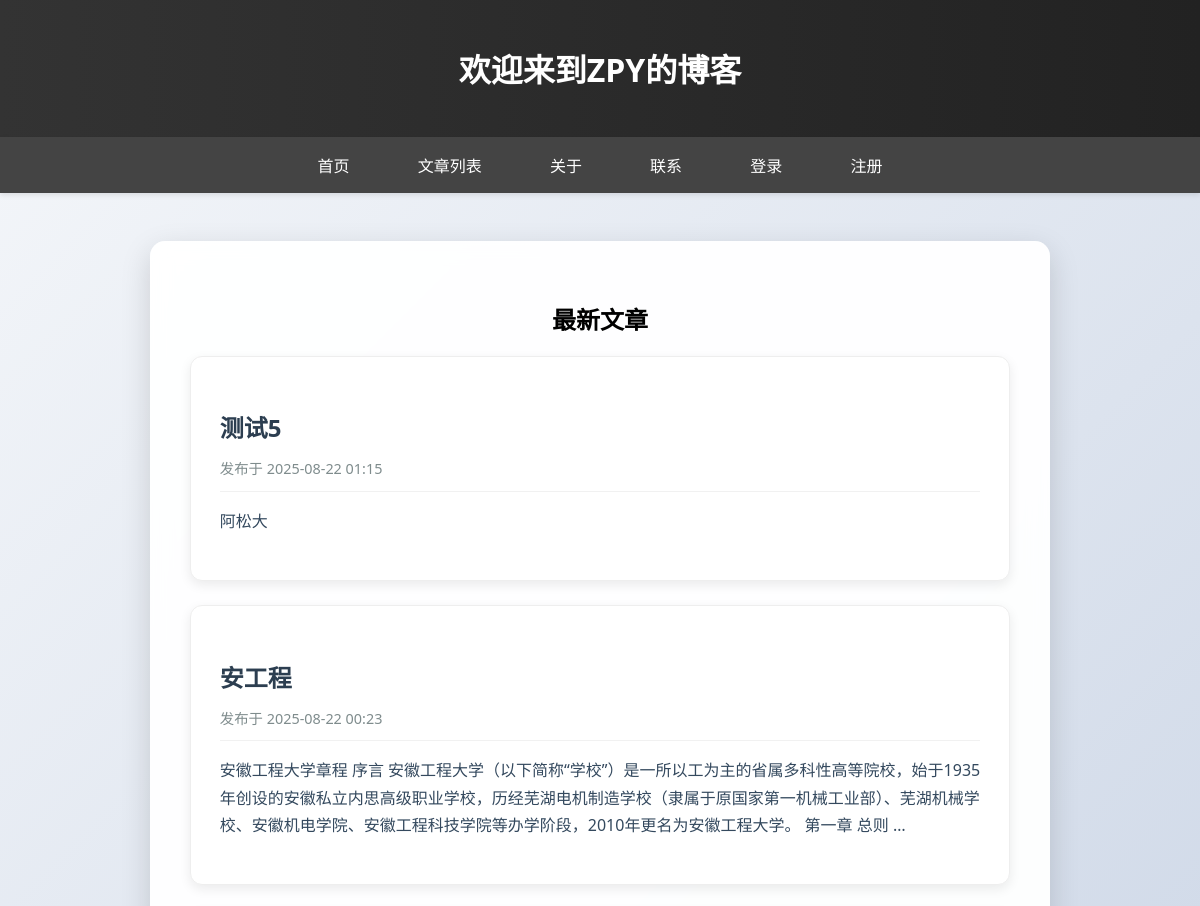
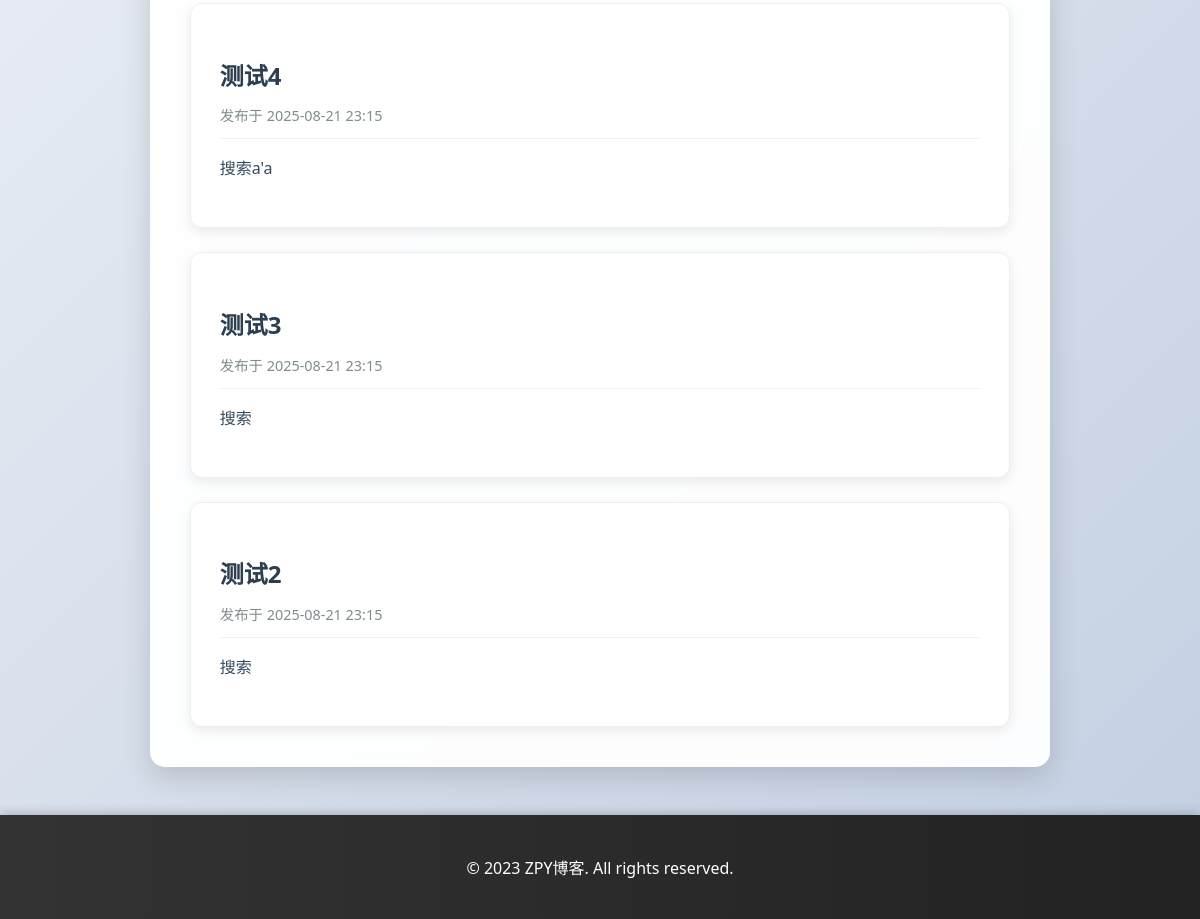
The page / on the database its author committed (2 pictures, top to bottom).
### blog/models.py (models this page shows, shortened)
class Post(models.Model):
    title = models.CharField(max_length=200)
    content = models.TextField()
    created_at = models.DateTimeField(auto_now_add=True)
    author = models.ForeignKey(User, on_delete=models.CASCADE, default=1)  # 添加author字段，默认值为1

### blog/views.py (the view)
# urls.py: path('', views.home, name='home'),
def home(request):
    latest_posts = Post.objects.order_by('-created_at')[:5]
    return render(request, 'blog/home.html', {'latest_posts': latest_posts})

### blog/templates/blog/home.html (shortened to what this page needs)
<!DOCTYPE html>
<html lang="zh">
<head>
</head>
<body>
    <header>
        <h1>欢迎来到ZPY的博客</h1>
    </header>
    <nav>
        <a href="/">首页</a>
        <a href="/posts/">文章列表</a>
        <a href="/about/">关于</a>
        <a href="/contact/">联系</a>
        {% if user.is_authenticated %}
            <a href="/profile/">个人主页</a>
            <a href="/create/">创建文章</a>
        {% else %}
            <a href="/login/">登录</a>
            <a href="/register/">注册</a>
        {% endif %}
    </nav>
    <div class="container">
        <div class="content">
            <h2 style="text-align: center;">最新文章</h2>
            {% if latest_posts %}
                <div class="posts-container">
                    {% for post in latest_posts %}
                        <div class="post-card">
                            <h3 class="post-title"><a href="{% url 'post_detail' post.id %}">{{ post.title }}</a></h3>
                            <div class="post-meta">发布于 {{ post.created_at|date:"Y-m-d H:i" }}</div>
                            <div class="post-excerpt">
                                <p>{{ post.content|truncatewords:5 }}</p>
                            </div>
                        </div>
                    {% endfor %}
                </div>
            {% else %}
                <p>暂无文章。</p>
            {% endif %}
        </div>
    </div>
    <footer>
        <p>&copy; 2023 ZPY博客. All rights reserved.</p>
    </footer>
</body>
</html>

### blog/templates/blog/home.html (style rules this page uses)
body { font-family: 'Segoe UI', Tahoma, Geneva, Verdana, sans-serif; margin: 0; padding: 0; background: linear-gradient(135deg, #f5f7fa 0%, #c3cfe2 100%); min-height: 100vh; }
header { background: linear-gradient(90deg, #333 0%, #222 100%); color: white; padding: 1.5rem; text-align: center; box-shadow: 0 2px 10px rgba(0,0,0,0.2); }
nav { background-color: #444; padding: 1rem; text-align: center; box-shadow: 0 2px 5px rgba(0,0,0,0.1); }
nav a { color: white; text-decoration: none; margin: 0 1rem; padding: 0.5rem 1rem; border-radius: 3px; transition: background-color 0.3s; }
.container { max-width: 900px; margin: 2rem auto; padding: 1rem; }
.content { background-color: rgba(255, 255, 255, 0.95); padding: 2.5rem; border-radius: 15px; box-shadow: 0 10px 30px rgba(0,0,0,0.15); backdrop-filter: blur(10px); }
.posts-container { display: flex; flex-direction: column; gap: 1.5rem; }
.post-card { background: white; border-radius: 12px; box-shadow: 0 4px 12px rgba(0,0,0,0.08); padding: 1.8rem; transition: all 0.3s ease; border: 1px solid #eee; }
.post-title { color: #2c3e50; margin-bottom: 0.8rem; font-size: 1.5rem; }
.post-title a { color: #2c3e50; text-decoration: none; font-weight: 600; }
.post-meta { color: #7f8c8d; font-size: 0.9rem; margin-bottom: 1rem; padding-bottom: 0.8rem; border-bottom: 1px solid #f1f1f1; }
.post-excerpt { line-height: 1.7; color: #34495e; }
footer { background: linear-gradient(90deg, #333 0%, #222 100%); color: white; text-align: center; padding: 1.5rem; margin-top: 2rem; box-shadow: 0 -2px 10px rgba(0,0,0,0.2); }

### rows shown on the page
Post: title "测试5", created_at "2025-08-22 01:15", content "阿松大"
Post: title "安工程", created_at "2025-08-22 00:23", content "安徽工程大学章程 序言 安徽工程大学（以下简称“学校”）是一所以工为主的省属多科性高等院校，始于1935年创设的安徽私立内思高级职业学校，历经芜湖电机制造学校（隶属于原国家第一机械工业部）、芜湖机械学校、安徽机电学院、安徽工程科技学院等办学阶段，2010年更名为安徽工程大学。 第一章 总则 …"
Post: title "测试4", created_at "2025-08-21 23:15", content "搜索a'a"
Post: title "测试3", created_at "2025-08-21 23:15", content "搜索"
Post: title "测试2", created_at "2025-08-21 23:15", content "搜索"
